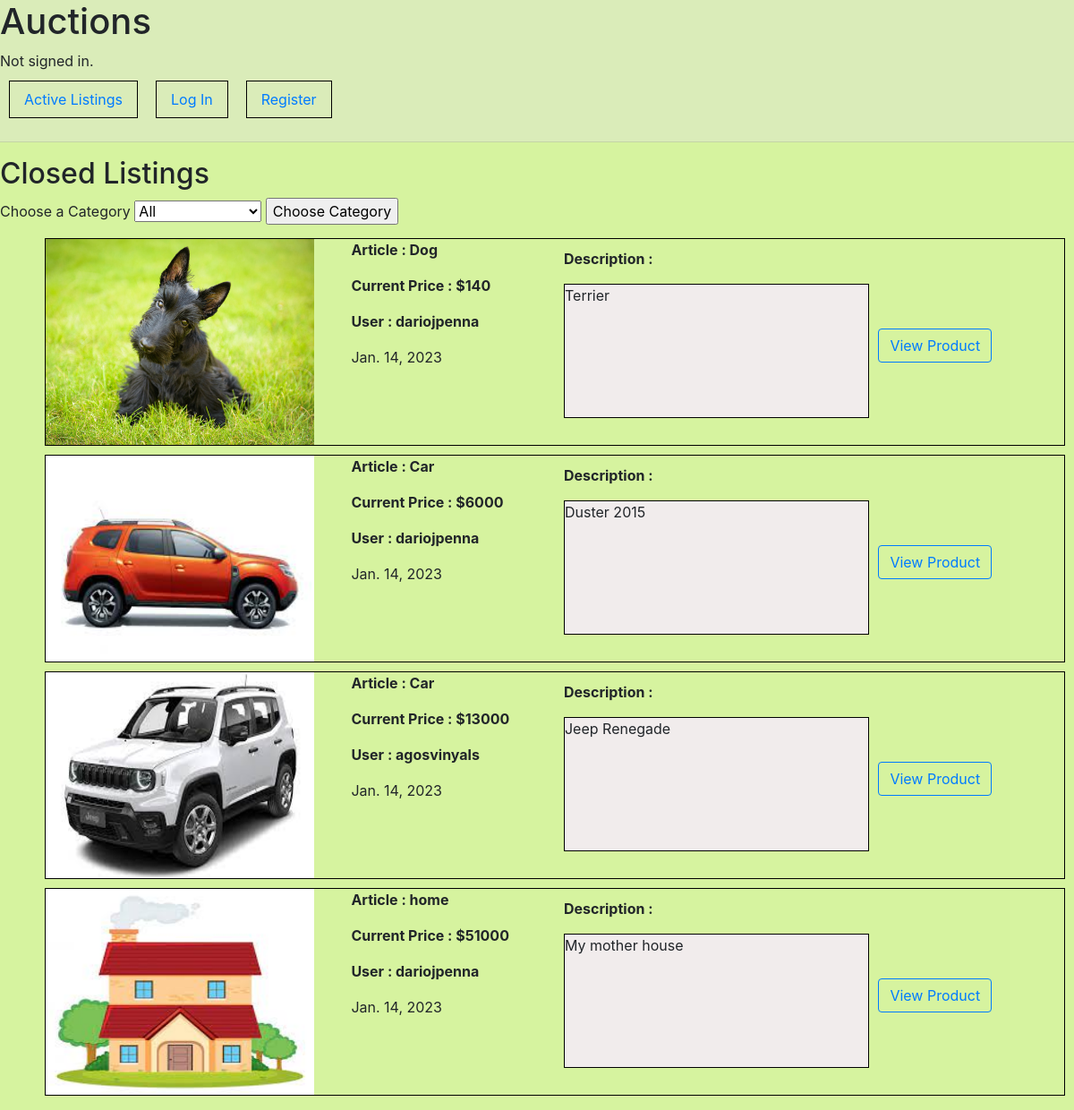
/closed, run on an earlier commit of the app's database.
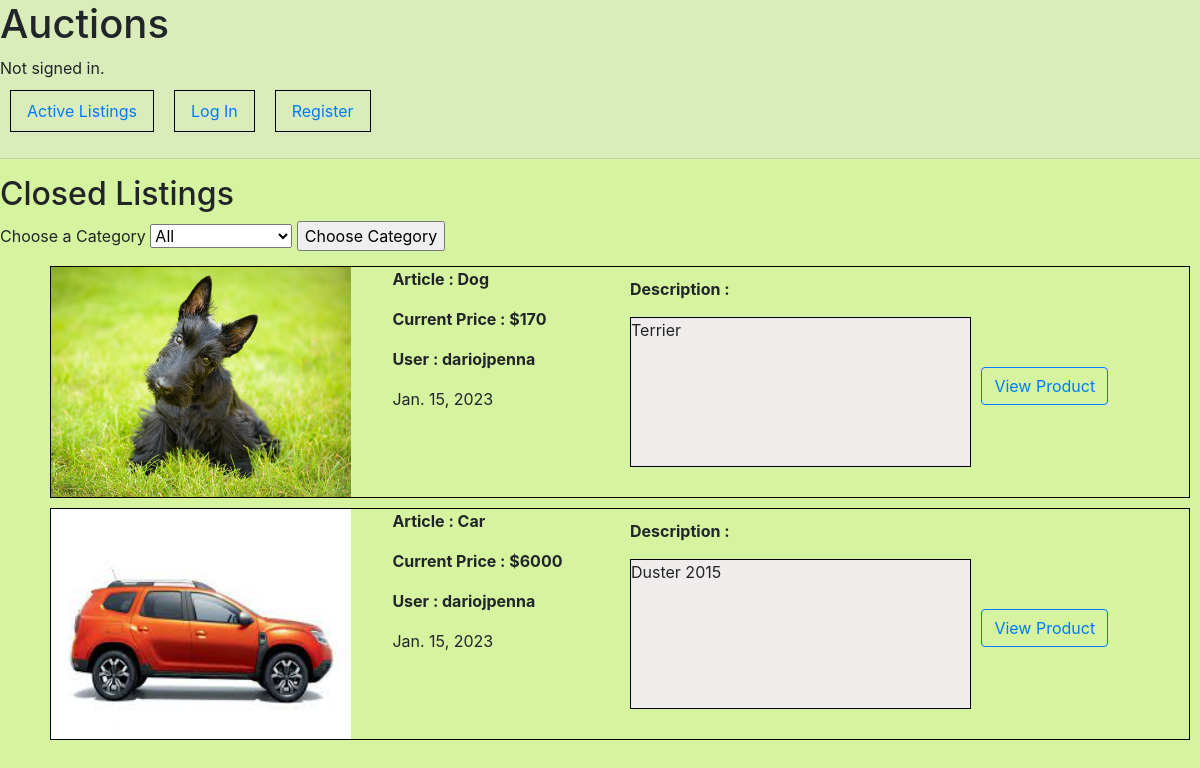
And on a later commit of the database.
### auctions/models.py (models this page shows, shortened)
class Auction(models.Model):
    article=models.CharField(max_length=64)
    price=models.ForeignKey(Bid,on_delete=models.CASCADE,null=True,blank=True,related_name='Bid')
    description=models.TextField(max_length=500)
    image=models.ImageField (upload_to='media', null=TRUE)
    date=models.DateField(auto_now=True,null=TRUE,blank=True)
    category=models.ForeignKey(Category , on_delete=models.CASCADE, blank=True,null=True,related_name='category')
    watchlist=models.ManyToManyField(User,blank=TRUE,null=TRUE,related_name='watchlist')
    owner = models.ForeignKey(User,on_delete=models.CASCADE,blank=TRUE,null=TRUE,related_name='user')
    activated=models.BooleanField(default=True)

class Bid (models.Model):
    user=models.ForeignKey(User,on_delete=models.CASCADE,blank=False,null=False,related_name='userBid')
    bid=models.IntegerField(blank=True,null=TRUE)
    def __str__(self):
        return f'{self.bid}'

class User(AbstractUser):
    pass

### auctions/views.py (the view)
# urls.py: path('closed',views.closed,name='closed')
def closed(request):
    auctions=Auction.objects.all()
    categories= Category.objects.all()
    return render(request, "auctions/closedListings.html",{
        'auctions':auctions,
        'categories':categories,
    })

### auctions/models.py (called while the page is built)
    def __str__(self):
        return f'{self.CategorieName}'

### auctions/templates/auctions/closedListings.html (shortened to what this page needs)
{% extends "auctions/layout.html" %}
{% block body %}
    <h2>Closed Listings</h2>
    <form action="{% url 'categories' %}" method="post" >
        <div>
            <label for="category" >Choose a Category</label>
            <select name="category" id="category">
                {% for cat in categories %}
                <option value="{{cat}}">{{cat}}</option>
                {%endfor%}
            </select>
            <input type="submit" value="Choose Category">
        </div>
    </form>
    <ul  >
        {% for auction in auctions %}
            {% if not auction.activated %}
                <li >
                    <div class="images">
                        {% if auction.image %} <img src="{{auction.image.url}}" alt="" width="300" height="230">{% endif %}
                    </div>
                    <div class="properties">
                        <p class="items"> Article : {{auction.article }} </p>
                        <p class="items"> Current Price : ${{ auction.price }} </p>
                        <p class="items"> User : {{auction.owner}} </p>
                        <p> {{ auction.date}} </p>
                    </div>
                    <div class="description" >
                        <p class="items"> Description : </p>
                        <p class="text-description">{{ auction.description}}</p>
                    </div>
                    <div >
                        <form action="{% url 'product' id=auction.id %}" method="get">
                            <button style="margin-top: 100px;" class= "btn btn-outline-primary">View Product</button>
                        </form>
                    </div>
                </li>
            {% endif %}
        {% endfor %}
    </ul>
{% endblock %}

What changed in the data, as far as the page shows it:
no longer on this page (row edited): Auction: image (picture), article "Car", price "13000", owner "agosvinyals", date "Jan. 14, 2023", description "Jeep Renegade"
no longer on this page (row edited): Auction: image (picture), article "home", price "51000", owner "dariojpenna", date "Jan. 14, 2023", description "My mother house"
changed Auction "Dog": price "140" → "170"; date "Jan. 14, 2023" → "Jan. 15, 2023"
changed Auction "Car": date "Jan. 14, 2023" → "Jan. 15, 2023"
